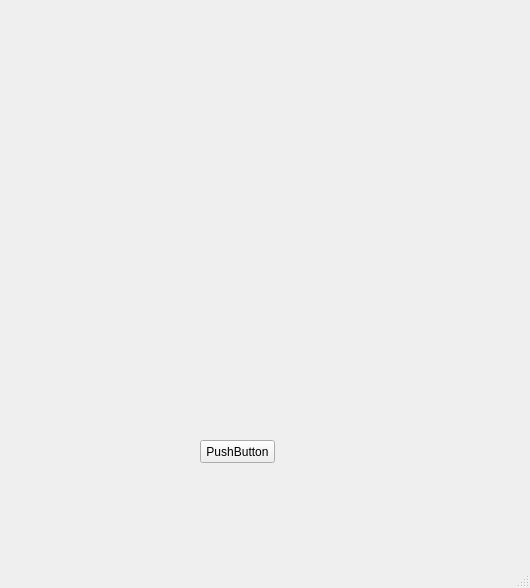
<?xml version="1.0" encoding="UTF-8"?>
<ui version="4.0">
 <class>MainWindow</class>
 <widget class="QMainWindow" name="MainWindow">
  <property name="geometry">
   <rect>
    <x>0</x>
    <y>0</y>
    <width>530</width>
    <height>588</height>
   </rect>
  </property>
  <property name="windowTitle">
   <string>MainWindow</string>
  </property>
  <widget class="QWidget" name="centralwidget">
   <widget class="QPushButton" name="pushButton">
    <property name="geometry">
     <rect>
      <x>200</x>
      <y>440</y>
      <width>75</width>
      <height>23</height>
     </rect>
    </property>
    <property name="text">
     <string>PushButton</string>
    </property>
   </widget>
  </widget>
  <widget class="QMenuBar" name="menubar">
   <property name="geometry">
    <rect>
     <x>0</x>
     <y>0</y>
     <width>530</width>
     <height>21</height>
    </rect>
   </property>
  </widget>
  <widget class="QStatusBar" name="statusbar"/>
 </widget>
 <resources/>
 <connections/>
</ui>
